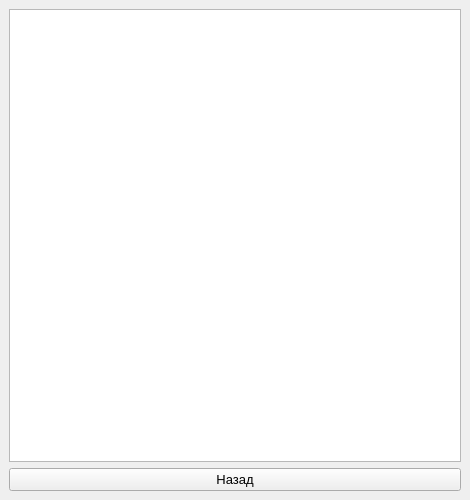
<?xml version="1.0" encoding="UTF-8"?>
<ui version="4.0">
 <class>InstructWindow</class>
 <widget class="QMainWindow" name="InstructWindow">
  <property name="geometry">
   <rect>
    <x>0</x>
    <y>0</y>
    <width>470</width>
    <height>500</height>
   </rect>
  </property>
  <property name="minimumSize">
   <size>
    <width>470</width>
    <height>500</height>
   </size>
  </property>
  <property name="windowTitle">
   <string>Руководство по пользованию</string>
  </property>
  <widget class="QWidget" name="centralwidget">
   <layout class="QVBoxLayout" name="verticalLayout">
    <item>
     <layout class="QGridLayout" name="gridLayout">
      <item row="0" column="0">
       <widget class="QTextBrowser" name="instruction">
        <property name="minimumSize">
         <size>
          <width>450</width>
          <height>450</height>
         </size>
        </property>
       </widget>
      </item>
      <item row="1" column="0">
       <widget class="QPushButton" name="exit_btn">
        <property name="font">
         <font>
          <pointsize>10</pointsize>
         </font>
        </property>
        <property name="text">
         <string>Назад</string>
        </property>
       </widget>
      </item>
     </layout>
    </item>
   </layout>
  </widget>
 </widget>
 <resources/>
 <connections/>
</ui>
